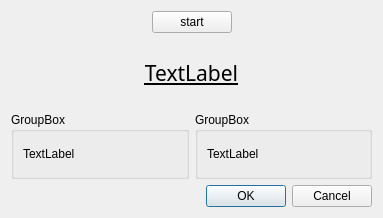
<?xml version="1.0" encoding="UTF-8"?>
<ui version="4.0">
 <class>CMainDialog</class>
 <widget class="QDialog" name="CMainDialog">
  <property name="geometry">
   <rect>
    <x>0</x>
    <y>0</y>
    <width>383</width>
    <height>218</height>
   </rect>
  </property>
  <property name="windowTitle">
   <string>Dialog</string>
  </property>
  <layout class="QVBoxLayout" name="verticalLayout">
   <item>
    <layout class="QHBoxLayout" name="horizontalLayout_2">
     <item>
      <spacer name="horizontalSpacer">
       <property name="orientation">
        <enum>Qt::Horizontal</enum>
       </property>
       <property name="sizeHint" stdset="0">
        <size>
         <width>40</width>
         <height>20</height>
        </size>
       </property>
      </spacer>
     </item>
     <item>
      <widget class="QPushButton" name="pushButton">
       <property name="text">
        <string>start</string>
       </property>
       <property name="checkable">
        <bool>true</bool>
       </property>
      </widget>
     </item>
     <item>
      <spacer name="horizontalSpacer_2">
       <property name="orientation">
        <enum>Qt::Horizontal</enum>
       </property>
       <property name="sizeHint" stdset="0">
        <size>
         <width>40</width>
         <height>20</height>
        </size>
       </property>
      </spacer>
     </item>
    </layout>
   </item>
   <item>
    <widget class="QLabel" name="label">
     <property name="font">
      <font>
       <family>微软雅黑</family>
       <pointsize>16</pointsize>
       <underline>true</underline>
      </font>
     </property>
     <property name="text">
      <string>TextLabel</string>
     </property>
     <property name="alignment">
      <set>Qt::AlignCenter</set>
     </property>
    </widget>
   </item>
   <item>
    <layout class="QHBoxLayout" name="horizontalLayout">
     <item>
      <widget class="QGroupBox" name="groupBox">
       <property name="title">
        <string>GroupBox</string>
       </property>
       <layout class="QGridLayout" name="gridLayout">
        <item row="0" column="0">
         <widget class="QLabel" name="label_gif">
          <property name="sizePolicy">
           <sizepolicy hsizetype="Preferred" vsizetype="Preferred">
            <horstretch>0</horstretch>
            <verstretch>0</verstretch>
           </sizepolicy>
          </property>
          <property name="text">
           <string>TextLabel</string>
          </property>
         </widget>
        </item>
       </layout>
      </widget>
     </item>
     <item>
      <widget class="QGroupBox" name="groupBox_2">
       <property name="title">
        <string>GroupBox</string>
       </property>
       <layout class="QGridLayout" name="gridLayout_2">
        <item row="0" column="0">
         <widget class="QLabel" name="label_png">
          <property name="sizePolicy">
           <sizepolicy hsizetype="Preferred" vsizetype="Preferred">
            <horstretch>0</horstretch>
            <verstretch>0</verstretch>
           </sizepolicy>
          </property>
          <property name="text">
           <string>TextLabel</string>
          </property>
         </widget>
        </item>
       </layout>
      </widget>
     </item>
    </layout>
   </item>
   <item>
    <widget class="QDialogButtonBox" name="buttonBox">
     <property name="orientation">
      <enum>Qt::Horizontal</enum>
     </property>
     <property name="standardButtons">
      <set>QDialogButtonBox::Cancel|QDialogButtonBox::Ok</set>
     </property>
    </widget>
   </item>
  </layout>
 </widget>
 <resources/>
 <connections>
  <connection>
   <sender>buttonBox</sender>
   <signal>accepted()</signal>
   <receiver>CMainDialog</receiver>
   <slot>accept()</slot>
   <hints>
    <hint type="sourcelabel">
     <x>248</x>
     <y>254</y>
    </hint>
    <hint type="destinationlabel">
     <x>157</x>
     <y>274</y>
    </hint>
   </hints>
  </connection>
  <connection>
   <sender>buttonBox</sender>
   <signal>rejected()</signal>
   <receiver>CMainDialog</receiver>
   <slot>reject()</slot>
   <hints>
    <hint type="sourcelabel">
     <x>316</x>
     <y>260</y>
    </hint>
    <hint type="destinationlabel">
     <x>286</x>
     <y>274</y>
    </hint>
   </hints>
  </connection>
 </connections>
</ui>
